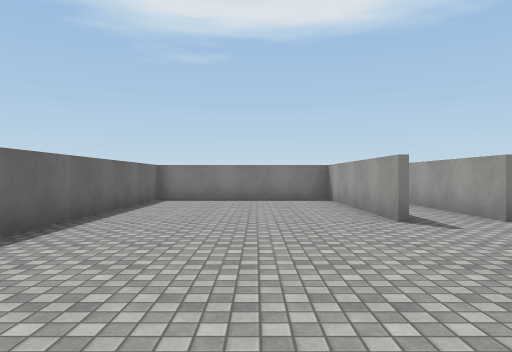
view 1 (above)

24 first-person views from a walk through a scene from a Unity 3-D project. The camera is 1.3 m above the floor, looks level and sees 70° across. The floor is counted in squares, 2 m on a side. Each view is taken from the middle of a square. On the plan, view 1 faces up. The plan holds only what a view shows up to about 11 squares ahead; the rest is blank. The place goes on beyond the plan. Surface patterns are stand-ins for the level's own textures.

view 2
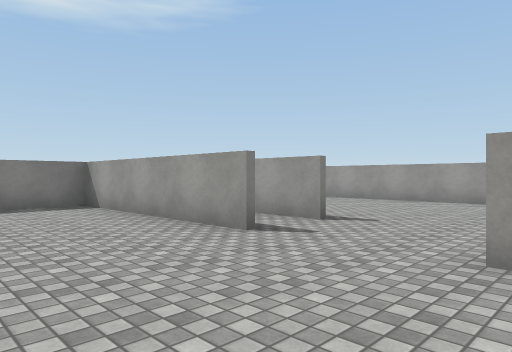

view 3
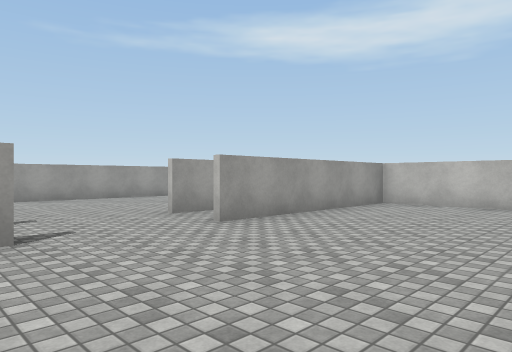

view 4
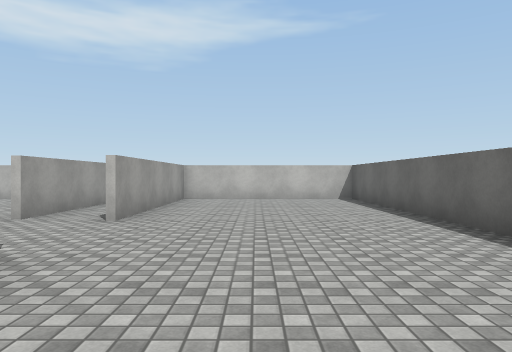

view 5
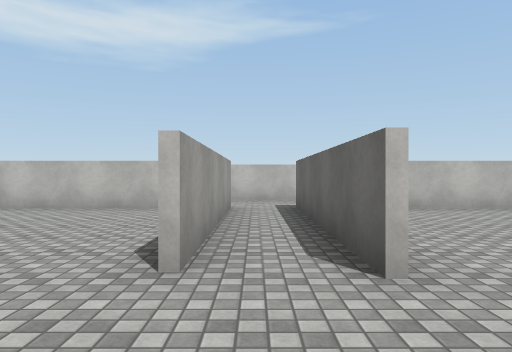

view 6
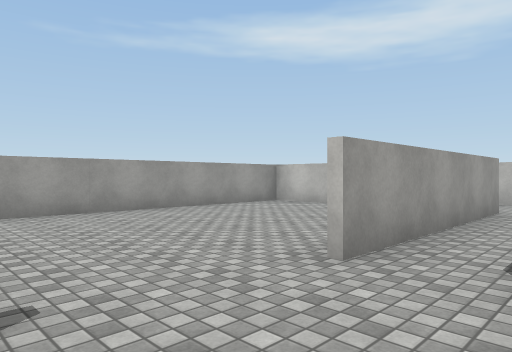

view 7
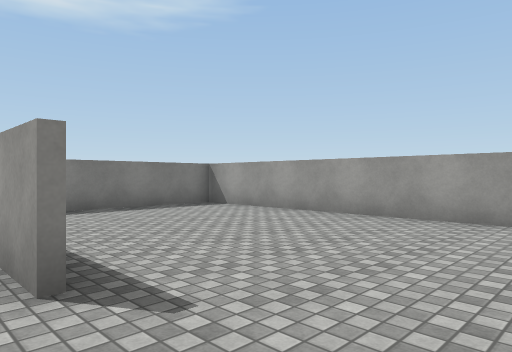

view 8
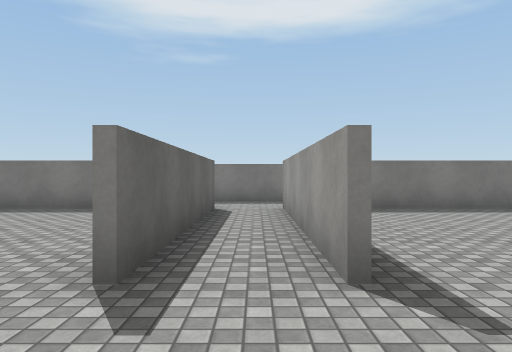

view 9
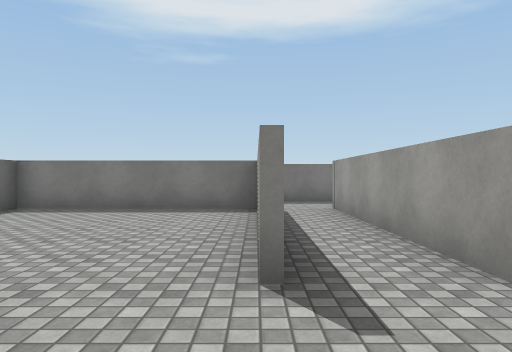

view 10
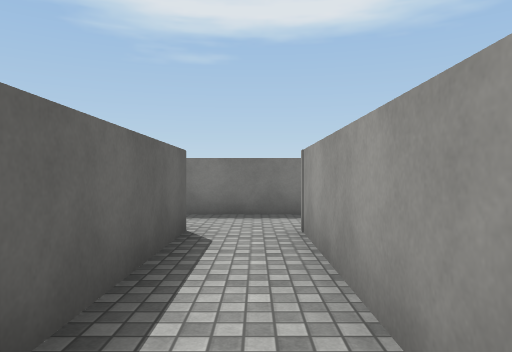

view 11
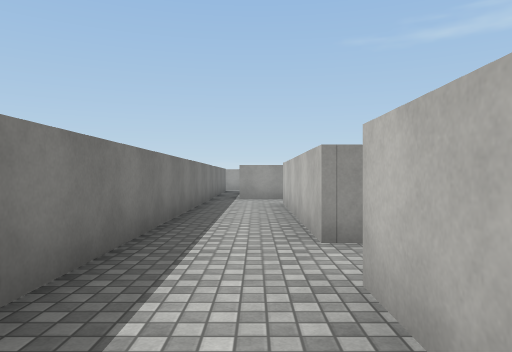

view 12
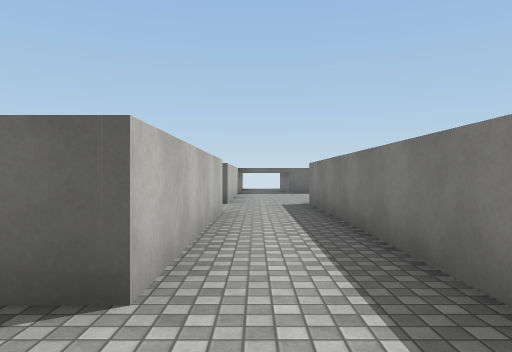

view 13
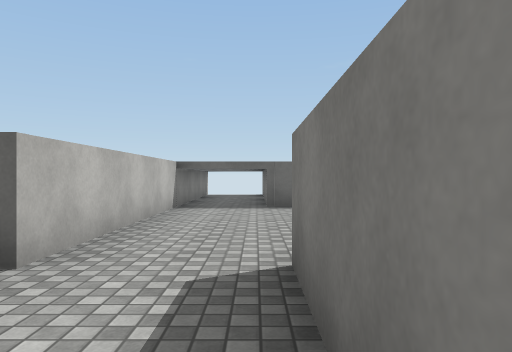

view 14
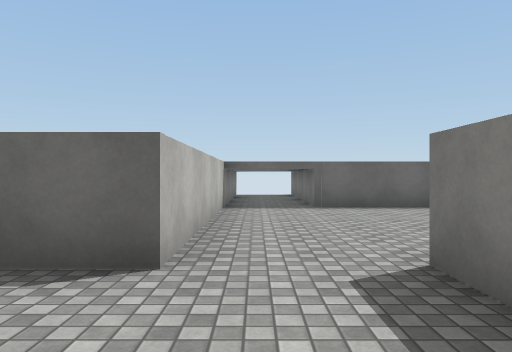

view 15
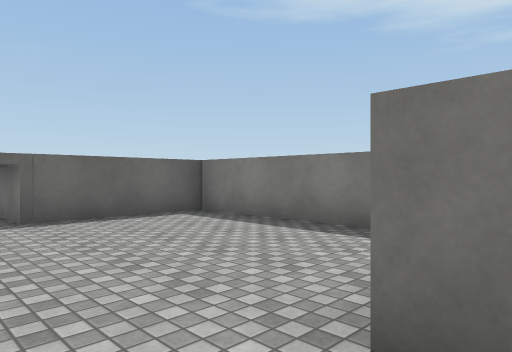

view 16
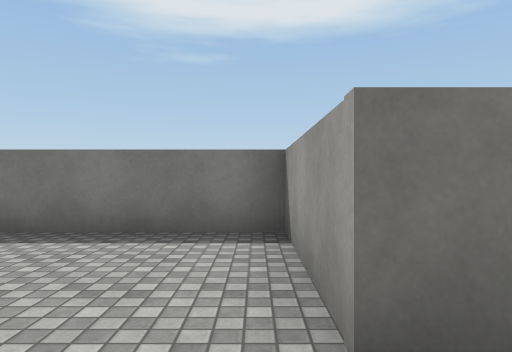

view 17
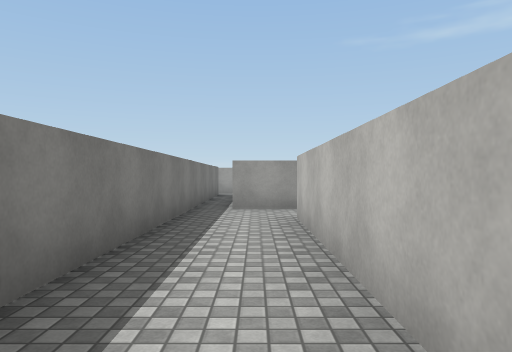

view 18
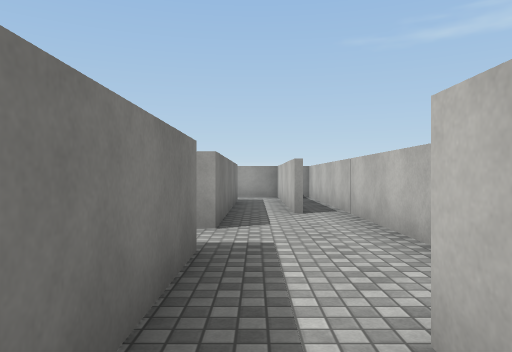

view 19
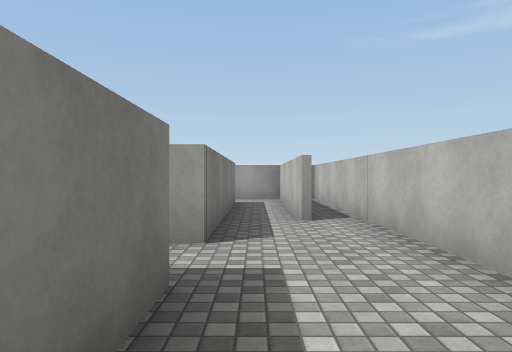

view 20
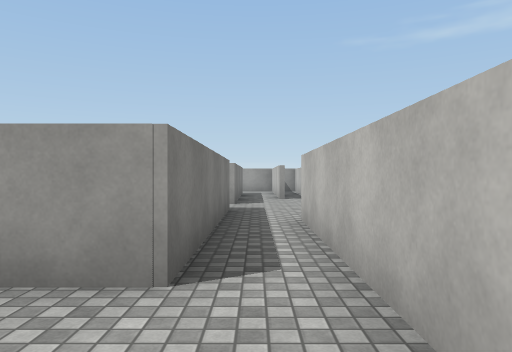

view 21
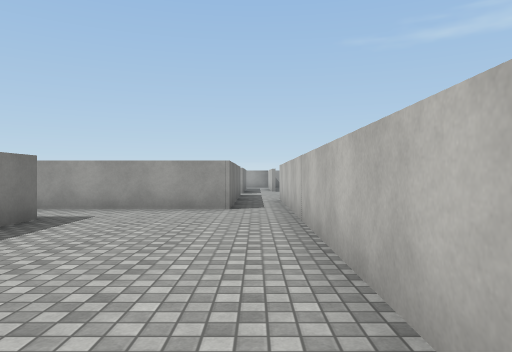

view 22
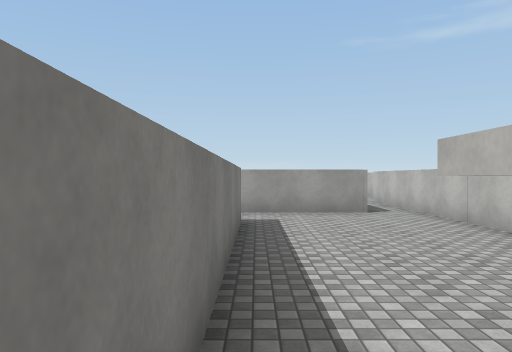

view 23
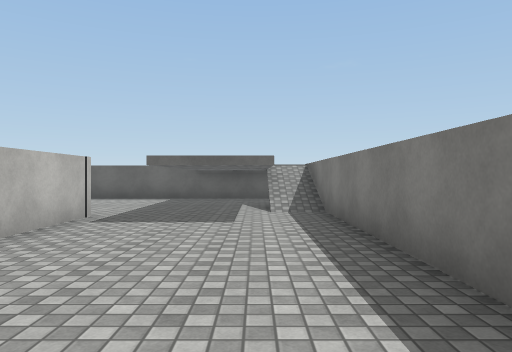

view 24
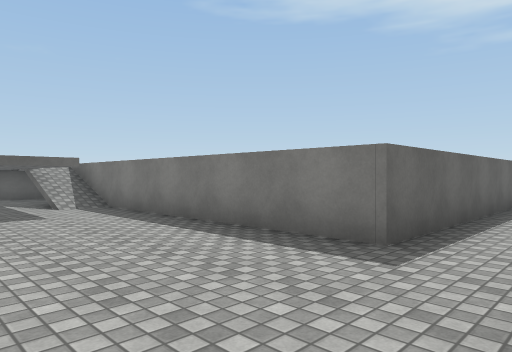

### Floor plan
Key: @ floor where view 1 was taken; # wall or solid block; . main floor; : floor 2 m higher than the main floor; / step, stairs or slope; = window, fence, low wall or low ledge; v drop or lower ground.
Columns run from 15 left of view 1 to 14 right of it. Each row starts with its distance up from view 1.
 16      #######
 15      #.....#
 14      #.....#
 13      #.....###################
 12      #........................
 11      #....................#
 10   #########.######.######.#
  9           #.#....#.#....#
  8             #....#.#....#
  7             #....#.#....#
  6           # #....#.#....#
  5           #.#...........#
  4           #.#...........#
  3           #.#...........#
  2           #.#....#.#....#
  1     #######.#....#.#....#
  0 v ///.......#..@.#.#....#
 -1 v ::::......#....#.#....#
 -2 v     ......######.#....# #
 -3 #..................=====#.#
 -4 #....###########.....######
 -5 #...             ######
 -6 #

Where each view was taken, in squares from view 1:
view 1: 0 up, 0 right, facing up
view 2: 2 up, 1 left, facing up-right
view 3: 6 up, 2 left, facing down-right
view 4: 8 up, 0 right, facing down
view 5: 5 up, 3 right, facing down
view 6: 5 up, 2 right, facing down-right
view 7: 3 up, 3 right, facing up-right
view 8: 3 up, 3 right, facing up
view 9: 3 up, 2 right, facing up
view 10: 6 up, 3 right, facing up
view 11: 11 up, 0 right, facing right
view 12: 11 up, 4 right, facing left
view 13: 12 up, 2 left, facing left
view 14: 11 up, 2 left, facing left
view 15: 11 up, 4 left, facing up-left
view 16: 11 up, 5 left, facing up
view 17: 11 up, 3 right, facing right
view 18: 3 down, 1 left, facing right
view 19: 3 down, 0 right, facing right
view 20: 3 down, 5 left, facing right
view 21: 3 down, 10 left, facing right
view 22: 0 up, 11 left, facing right
view 23: 1 down, 4 left, facing left
view 24: 3 down, 3 left, facing up-left
